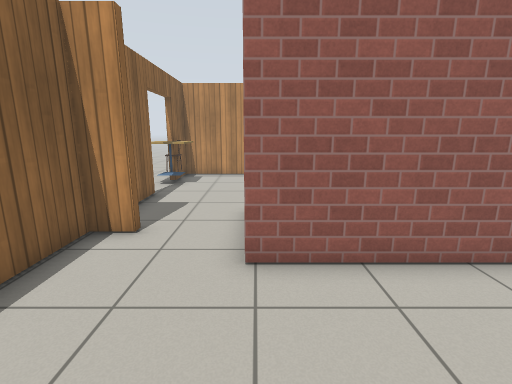
[1] (above)

23 first-person views from a walk through a robot-simulator world made for Gazebo. The camera is 1.2 m above the floor, tilts 12° down and sees 85° across. The lines on the ground mark 1 m squares. The floor is counted in squares, 0.5 m on a side. Each view is taken from the middle of a square. On the plan, view 1 faces up. The plan holds only what a view shows up to about 18 squares ahead; the rest is blank. Simple patterns stand in for the simulator's built-in surfaces. Some surface patterns are stand-ins.

[2]
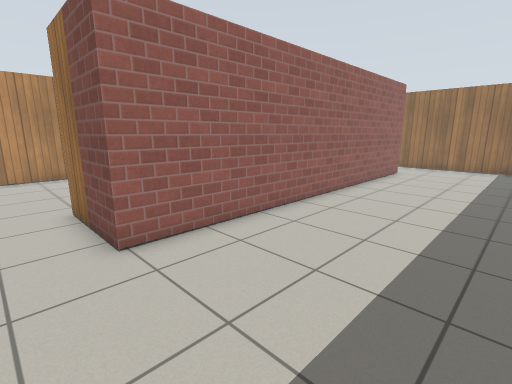

[3]
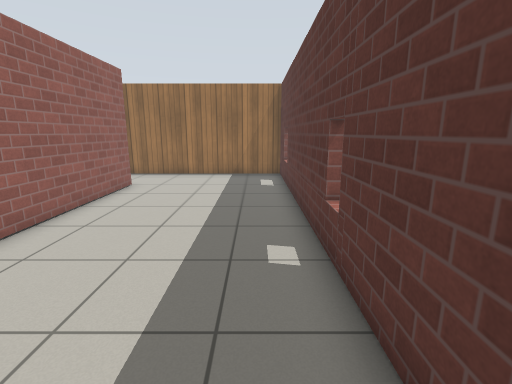

[4]
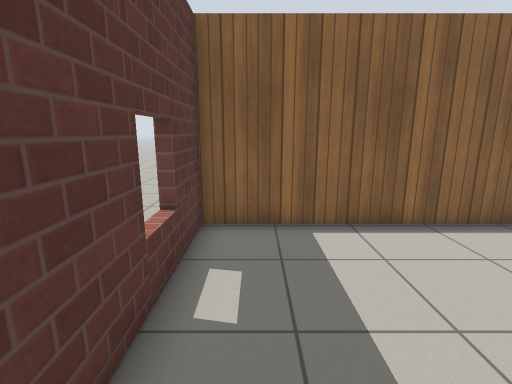

[5]
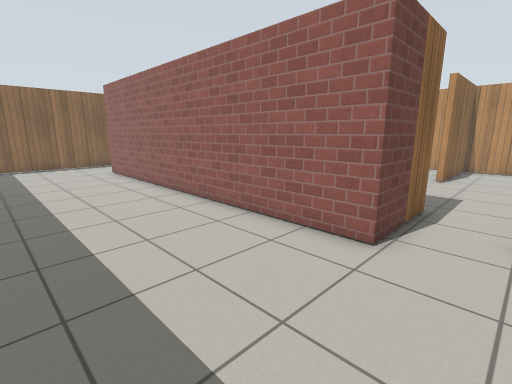

[6]
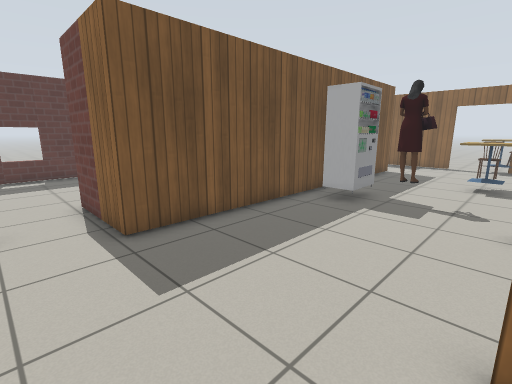

[7]
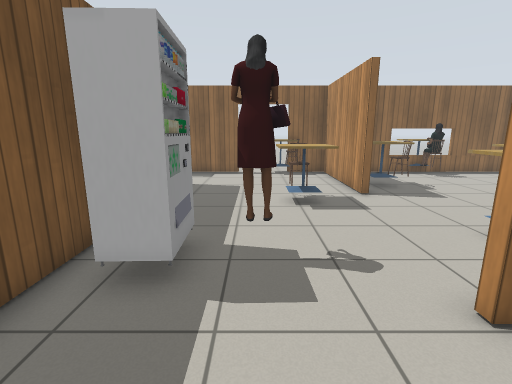

[8]
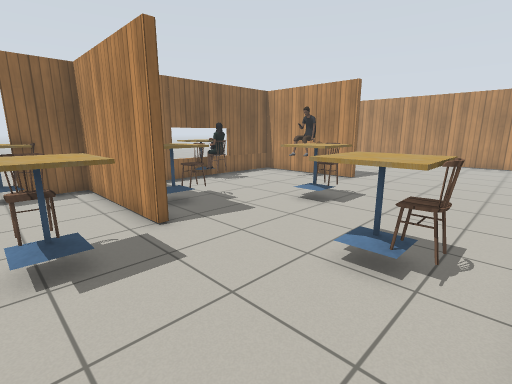

[9]
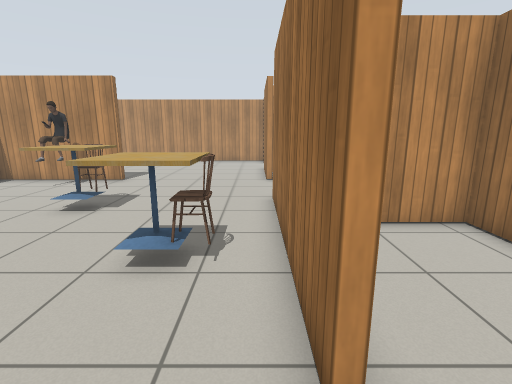

[10]
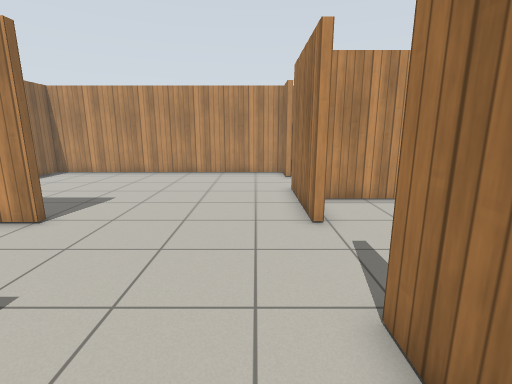

[11]
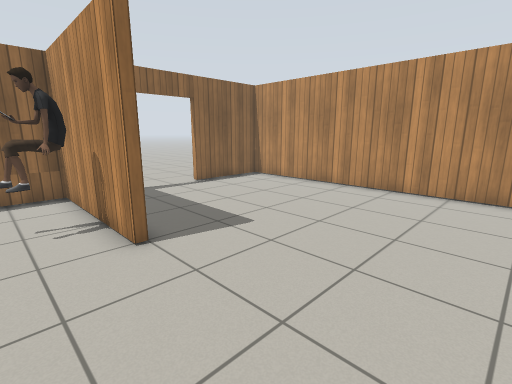

[12]
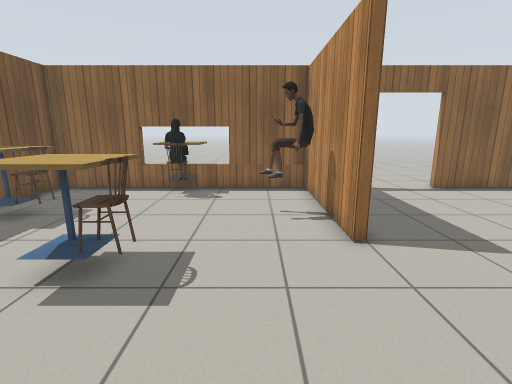

[13]
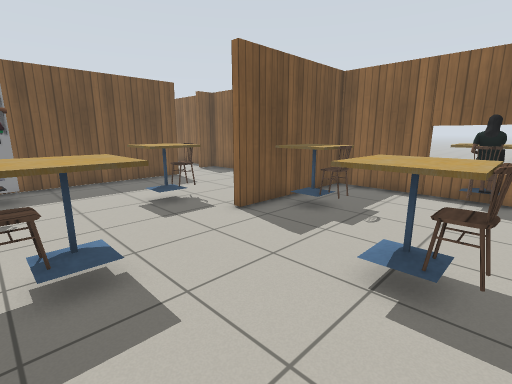

[14]
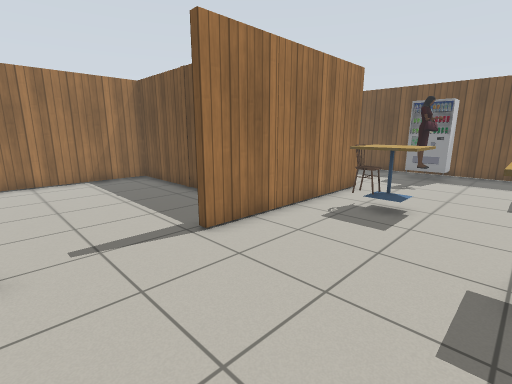

[15]
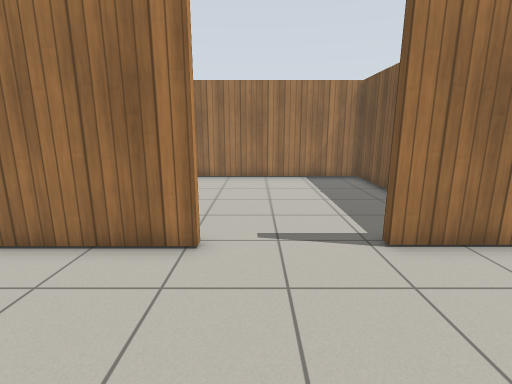

[16]
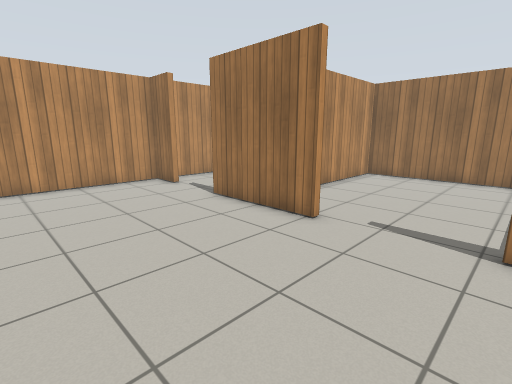

[17]
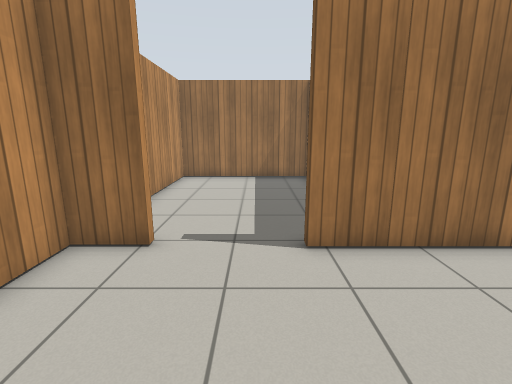

[18]
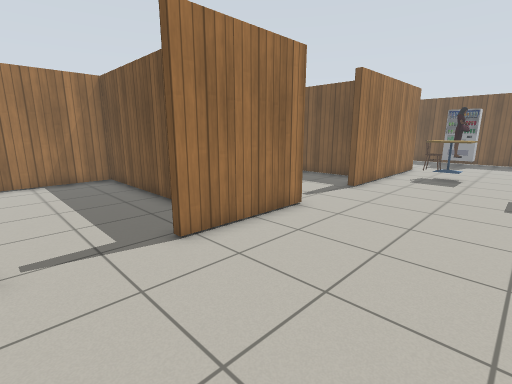

[19]
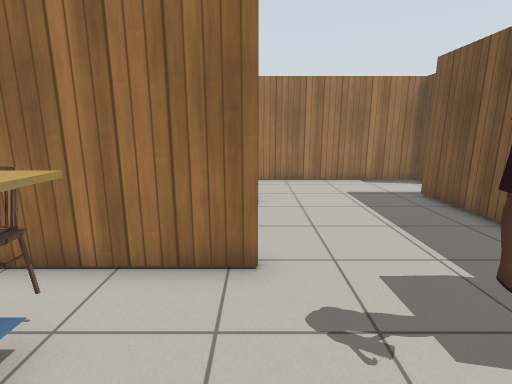

[20]
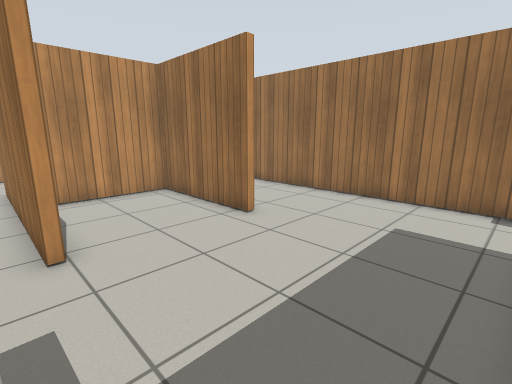

[21]
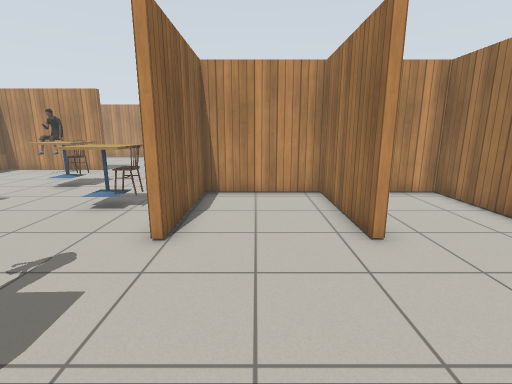

[22]
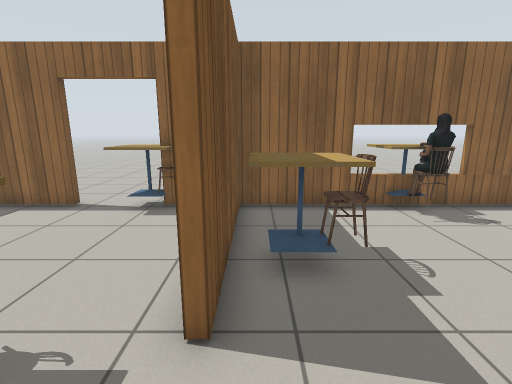

[23]
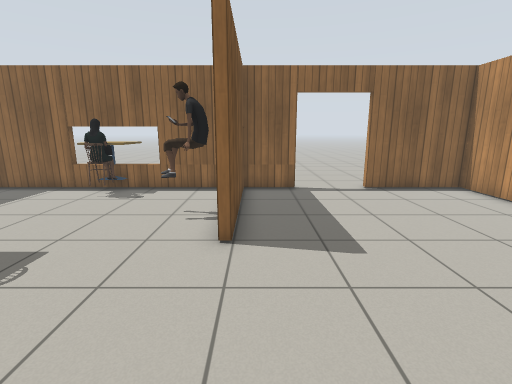

### Floor plan
Ten units are one square. View 1 is at (0, 0); x grows to the right and y downward. Boxes are objects, and circles mark ways between rooms. Rooms are numbered by the first view taken in them; rooms with no view inside come last. Other rooms are left out.
<svg viewBox="-60 -375 258 404">
<path fill="none" stroke="#000" d="M42 24 193 24 193 -64M158 -65 158 -48 -2 -48M-29 -64 -40 -64 -40 24 18 24M23 -162 -40 -162 -40 -154M96 -271 96 -320M23 -272 -40 -272 -40 -165 23 -165M146 -149 146 -202 99 -202 99 -150 96 -150 96 -232M-40 -110 -40 -80M-40 -298 -40 -275 23 -275M96 -353 96 -370 -40 -370 -40 -328M-2 -48 -2 -85 158 -85 158 -65M185 -68 193 -68 193 -202 149 -202 149 -150M96 -232 100 -232M112 -205 193 -205 193 -299 100 -299M130 -302 193 -302 193 -370 101 -370M100 -353 96 -353"/>
<rect x="-55" y="-225" width="30" height="20" fill="#bbb"><title>cafe table</title></rect>
<rect x="-45" y="-145" width="20" height="20" fill="#bbb"><title>cafe table</title></rect>
<rect x="-45" y="-155" width="10" height="10" fill="#bbb"><title>other object</title></rect>
<rect x="-35" y="-225" width="10" height="10" fill="#bbb"><title>chair</title></rect>
<rect x="-35" y="-235" width="10" height="10" fill="#bbb"><title>person</title></rect>
<rect x="-15" y="-185" width="30" height="20" fill="#bbb"><title>cafe table</title></rect>
<rect x="-5" y="-195" width="10" height="10" fill="#bbb"><title>chair</title></rect>
<rect x="-5" y="-265" width="10" height="20" fill="#bbb"><title>person</title></rect>
<rect x="15" y="-145" width="10" height="10" fill="#bbb"><title>chair</title></rect>
<rect x="25" y="-145" width="20" height="20" fill="#bbb"><title>cafe table</title></rect>
<rect x="25" y="-225" width="20" height="20" fill="#bbb"><title>cafe table</title></rect>
<rect x="35" y="-235" width="10" height="10" fill="#bbb"><title>chair</title></rect>
<rect x="55" y="-195" width="30" height="30" fill="#bbb"><title>cafe table</title></rect>
<rect x="65" y="-105" width="30" height="10" fill="#bbb"><title>vending machine</title></rect>
<rect x="65" y="-125" width="20" height="10" fill="#bbb"><title>person</title></rect>
<rect x="75" y="-185" width="10" height="10" fill="#bbb"><title>chair</title></rect>
<circle cx="-15" cy="-55" r="3" fill="#2a7"/>
<circle cx="175" cy="-60" r="3" fill="#2a7"/>
<circle cx="100" cy="-255" r="3" fill="#2a7"/>
<circle cx="100" cy="-335" r="3" fill="#2a7"/>
<text x="80" y="-20">1</text>
<text x="60" y="-200">2</text>
<text x="150" y="-250">3</text>
<text x="150" y="-340">4</text>
</svg>
Room 1 opens to room 2. Room 2 opens to room 3. Room 2 opens to room 4.

Where each view was taken, in squares from view 1:
view 1: 0 up, 0 right, facing up
view 2: 1 down, 2 left, facing up-right
view 3: 1 down, 3 right, facing right
view 4: 1 down, 3 right, facing left
view 5: 1 down, 18 right, facing up-left
view 6: 15 up, 18 right, facing down-left
view 7: 12 up, 13 right, facing left
view 8: 13 up, 9 right, facing up-left
view 9: 13 up, 9 right, facing up
view 10: 20 up, 8 right, facing up
view 11: 25 up, 8 right, facing up-left
view 12: 25 up, 8 right, facing left
view 13: 23 up, 8 right, facing down-left
view 14: 27 up, 4 right, facing down-right
view 15: 26 up, 4 right, facing right
view 16: 23 up, 3 right, facing up-right
view 17: 33 up, 4 right, facing right
view 18: 35 up, 4 right, facing down-right
view 19: 15 up, 5 right, facing right
view 20: 9 up, 9 right, facing up-right
view 21: 9 up, 12 right, facing up
view 22: 17 up, 5 right, facing left
view 23: 28 up, 8 right, facing left
